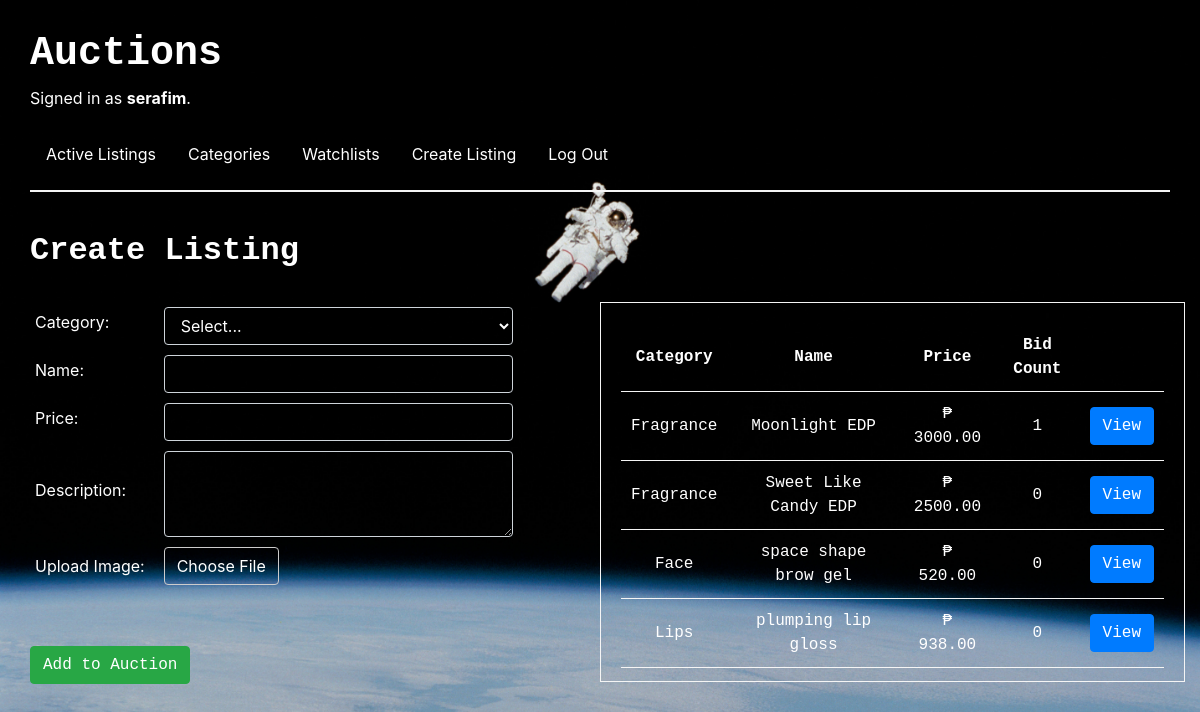
Screenshot of /create (signed in) with the database file from the repository.
### auctions/models.py (models this page shows, shortened)
class User(AbstractUser):
    pass

class AuctionItem(models.Model):
    category = models.ForeignKey(Category, on_delete=models.CASCADE, null=True)
    name = models.CharField(max_length=255)
    price = models.DecimalField(max_digits=11, decimal_places=2)
    description = models.CharField(max_length=500)
    image = models.ImageField(upload_to='items/', null=True)
    date = models.DateField(auto_now_add=True)
    time = models.TimeField(auto_now_add=True)
    author = models.ForeignKey(User, on_delete=models.CASCADE, null=True)
    isOpen = models.BooleanField(default=True)
    def latest_bid(self):
        latest_bid = self.bid_set.aggregate(latest_bid=Max('bid'))
        return latest_bid['latest_bid'] if latest_bid['latest_bid'] is not None else self.price

class Category(models.Model):
    name = models.CharField(max_length=255)
    def __str__ (self):
        return f"{self.name}"

### auctions/views.py (the view, shortened to what this page needs)
# urls.py: path("create", views.create, name="create"),
def create(request):
    if not request.user.is_authenticated:
           return HttpResponseRedirect(reverse('login'))
    else:
        user_id = request.user.id
        user = User.objects.get(pk=user_id)
        return render(request, "auctions/create.html", {
            "categories": Category.objects.all(),
            "items": AuctionItem.objects.filter(author=user)
        })

### auctions/templates/auctions/create.html (shortened to what this page needs)
{% extends "auctions/layout.html" %}
{% block body %}
    <h2>Create Listing</h2>
    <br>
    <div class="row">
        <div class="col-lg-6">
            <form action="{% url 'create' %}" method="POST" enctype="multipart/form-data">
                <table>
                    <tr>
                        <td><label for="slct_category">Category: &nbsp;</label></td>
                        <td><select name="slct_category" class="form-control" id="slct_category">
                            <option value="">Select...</option>
                        </select></td>
                    </tr>
                    <tr>
                        <td><label for="txt_name">Name: &nbsp;</label></td>
                        <td><input type="text" class="form-control" name="txt_name" id="txt_name" required></td>
                    </tr>
                    <tr>
                        <td><label for="txt_price">Price: &nbsp;</label></td>
                        <td><input type="text" class="form-control" name="txt_price" id="txt_price" required></td>
                    </tr>
                    <tr>
                        <td><label for="txt_desc">Description: &nbsp;</label></td>
                        <td><textarea class="form-control" name="txt_desc" id="txt_desc" cols="30" rows="3" required></textarea></td>
                    </tr>
                    <tr>
                        <td><label for="upload_image">Upload Image: &nbsp;</label></td>
                        <td><label for="file-upload" class="custom-file-upload">
                            Choose File
                        </label> &nbsp;
                        </td>
                    </tr>
                </table>
                <br><br>
                <input type="submit" class="btn btn-success" value="Add to Auction">
            </form>
                <br>
        </div>
        <div class="col-lg-6 display_items">
            <table width="100%" class="table_items">
                <tr>
                    <th>Category</th>
                    <th>Name</th>
                    <th>Price</th>
                    <th>Bid Count</th>
                    <th></th>
                </tr>
                {% for item in items %}
                    <tr>
                        <td>{{item.category}}</td>
                        <td>{{item.name}}</td>
                        <td>
                            {% if item.bid_set.all %}
                                ₱ {{ item.latest_bid|floatformat:"2" }}
                            {% else %}
                                ₱ {{ item.price }}
                            {% endif %}
                        </td>
                        <td>
                            {{ item.bid_set.count }}
                        </td>
                        <td style="text-align: center;"><a href="{% url 'item' item.name %}"><input type="button" class="btn btn-primary" value="View"></a></td>
                    </tr>
                {% endfor %}
            </table>
        </div>
    </div>
{% endblock %}

### auctions/templates/auctions/layout.html (shortened to what this page needs)
{% load static %}
<!DOCTYPE html>
<html lang="en">
    <head>
        <link rel="stylesheet" href="https://stackpath.bootstrapcdn.com/bootstrap/4.4.1/css/bootstrap.min.css">
        <link rel="stylesheet" href="https://cdn.jsdelivr.net/npm/bootstrap-icons@1.11.1/font/bootstrap-icons.css">
        <link href="{% static 'auctions/styles.css' %}" rel="stylesheet">
    </head>
    <body>
        <div class="header">
            <h1>Auctions</h1>
            <div>
                {% if user.is_authenticated %}
                    Signed in as <strong>{{ user.username }}</strong>.
                {% else %}
                    Not signed in.
                {% endif %}
            </div>
            <br>
            <ul class="nav">
                <li class="nav-item">
                    <a class="nav-link" href="{% url 'index' %}">Active Listings</a>
                </li>
                <li class="nav-item">
                    <a class="nav-link" href="{% url 'category' %}">Categories</a>
                </li>
                {% if user.is_authenticated %}
                    <li class="nav-item">
                        <a class="nav-link" href="{% url 'watchlist' %}">Watchlists</a>
                    </li>
                    <li class="nav-item">
                        <a class="nav-link" href="{% url 'create' %}">Create Listing</a>
                    </li>
                    <li class="nav-item">
                        <a class="nav-link" href="{% url 'logout' %}">Log Out</a>
                    </li>
                {% endif %}
            </ul>
        </div>
        <hr><br>
        {% block body %}
        {% endblock %}
    </body>
</html>

### auctions/static/auctions/styles.css (style rules this page uses)
body { padding: 30px; background-image: url("space_bg.jpg"); background-position: center; background-repeat: no-repeat; background-size: cover; color: white; }
h1, h2, h3, h4, h5 { font-family: "Courier New", Courier, monospace; font-weight: bold; }
.btn { font-family: "Courier New", Courier, monospace; }
.nav-link { color: white; }
a { text-decoration: none; color: white; }
table tr td { padding: 5px; }
hr { border: 1px solid whitesmoke; }
.form-control { background-color: transparent; color: white; }
select option { background-color: black; }
.custom-file-upload { display: inline-block; padding: 6px 12px; cursor: pointer; border: 1px solid #ccc; border-radius: 4px; background-color: transparent; color: white; }
.table_items tr th, .table_items tr td { color: white; text-align: center; font-family: "Courier New", Courier, monospace; border-bottom: 1px solid whitesmoke; padding: 10px; }
.display_items { height: 380px; overflow: auto; border: 1px solid whitesmoke; padding: 20px; }

### rows the page displays
User: username "serafim"
AuctionItem: category "Fragrance", name "Moonlight EDP", latest_bid "3000.00", bid_set.count "1"
AuctionItem: category "Fragrance", name "Sweet Like Candy EDP", price "2500.00", bid_set.count "0"
AuctionItem: category "Face", name "space shape brow gel", price "520.00", bid_set.count "0"
AuctionItem: category "Lips", name "plumping lip gloss", price "938.00", bid_set.count "0"
